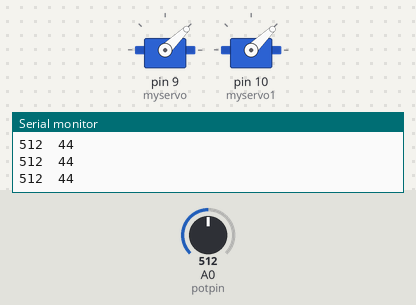
The sketch below on a simulated Arduino Uno, built with avr-gcc and run on an emulated ATmega328P. On the bench: 2 × servo, the last lines printed to the serial monitor. The inputs (shaded band) are chosen by the test bench; at power-on: A0 (potpin) = 512.

Above: at 1.2 s.
1.3 s: A0 (potpin) set to 716
At 2.0 s:
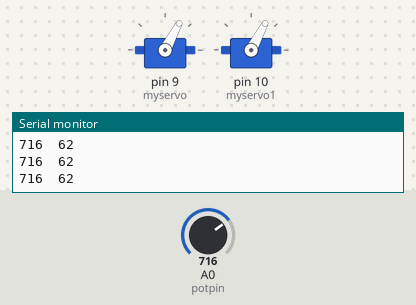
2.8 s: A0 (potpin) set to 1023
At 3.1 s:
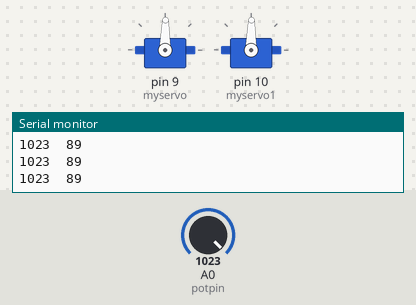
4.3 s: A0 (potpin) set to 306
At 5.1 s:
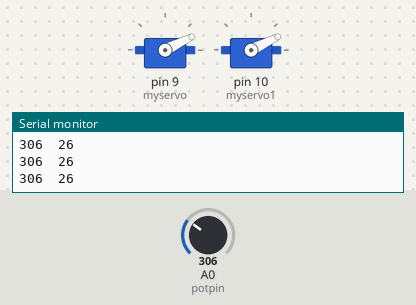
5.8 s: A0 (potpin) set to 122
At 6.2 s:
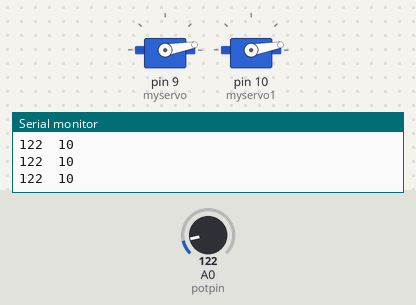
7.3 s: A0 (potpin) set to 511
At 8.6 s:
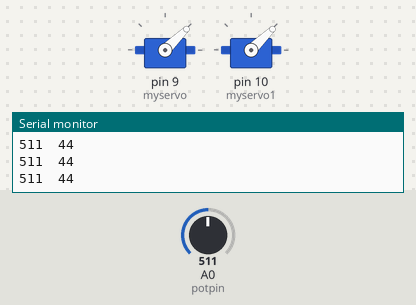
Timing chart, 0 to 9.8 s (numbered marks = the images above; inputs shaded):
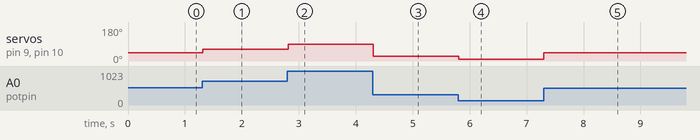

Measured:
- after the input at 1.3 s, servo on pin 9 (myservo), servo on pin 10 (myservo1): 44° → 62° at once
- after the input at 2.8 s, servo on pin 9 (myservo), servo on pin 10 (myservo1): 62° → 89° at once
- after the input at 4.3 s, servo on pin 9 (myservo), servo on pin 10 (myservo1): 89° → 26° at once
- after the input at 5.8 s, servo on pin 9 (myservo), servo on pin 10 (myservo1): 26° → 10° at once
- after the input at 7.3 s, servo on pin 9 (myservo), servo on pin 10 (myservo1): 10° → 44° at once

The sketch:

Test2Servo.ino
```cpp
/*
 Controlling a servo position using a potentiometer (variable resistor)
 by Michal Rinott <http://people.interaction-ivrea.it/m.rinott>

 modified on 8 Nov 2013
 by Scott Fitzgerald
 http://www.arduino.cc/en/Tutorial/Knob
*/

#include <Servo.h>

Servo myservo;  // create servo object to control a servo
Servo myservo1;  // create servo object to control a servo

int potpin = 0;  // analog pin used to connect the potentiometer
int val;    // variable to read the value from the analog pin

void setup() {
  myservo.attach(9);  // attaches the servo on pin 9 to the servo object
  myservo1.attach(10);  // attaches the servo on pin 9 to the servo object
  Serial.begin(115200);
}

void loop() {
  val = analogRead(potpin);            // reads the value of the potentiometer (value between 0 and 1023)
  Serial.print(val);
  Serial.print("\t");
  val = map(val, 0, 1023, 0, 89);     // scale it to use it with the servo (value between 0 and 180)
  Serial.println(val);
  myservo.write(val);                  // sets the servo position according to the scaled value
  myservo1.write(val);                  // sets the servo position according to the scaled value
  delay(15);                           // waits for the servo to get there
}
```
